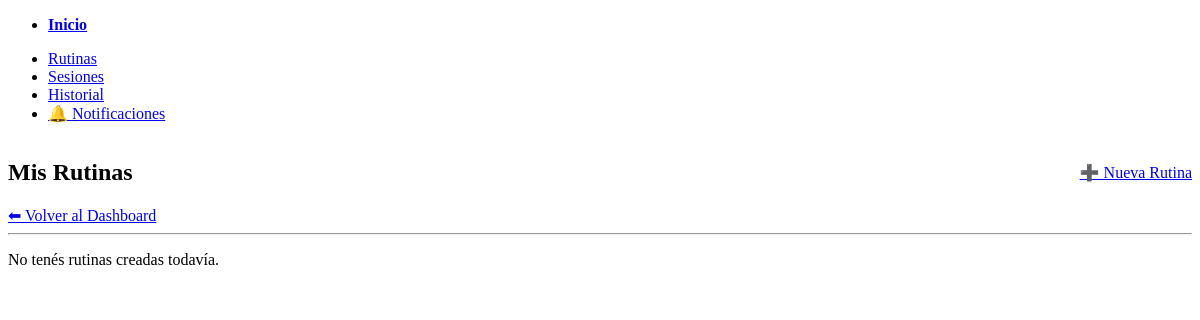
Page /routines/ (signed in) on the earlier database version.
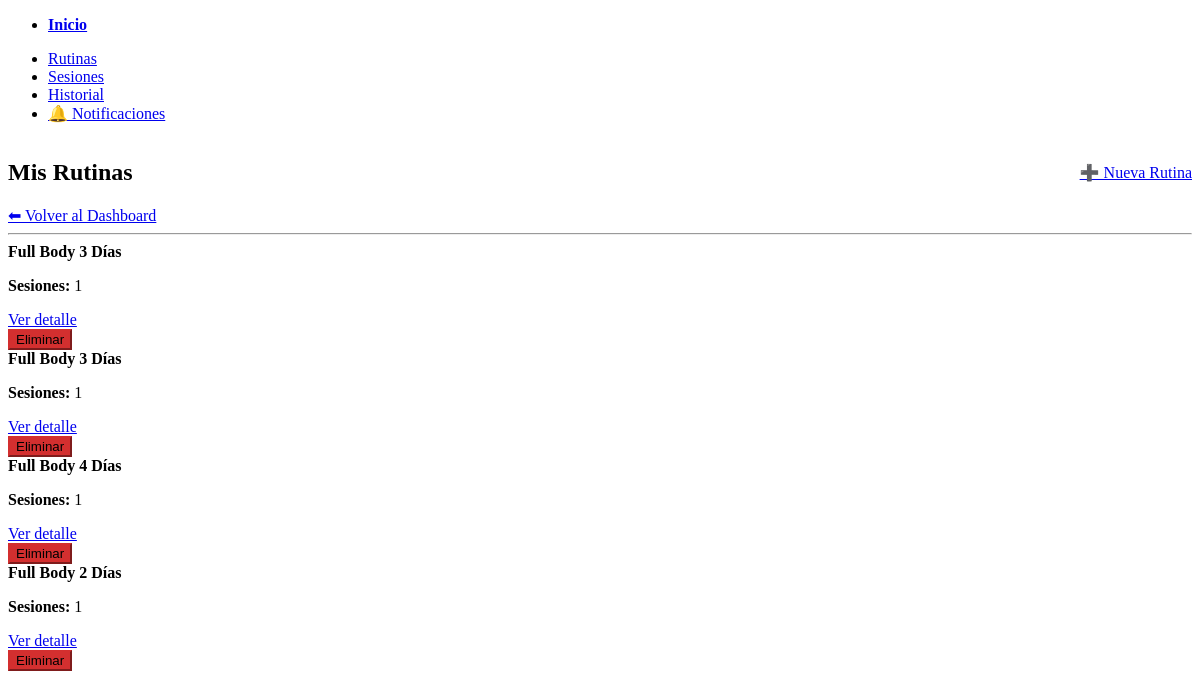
Same page on the later database version.
### app/models/fitness.py (models this page shows)
class Routine(Base):
    __tablename__ = "routines"
    id = Column(Integer, primary_key=True, index=True)
    name = Column(String, nullable=False)
    creator_id = Column(Integer, ForeignKey("users.id"), nullable=False)
    creator = relationship("User", back_populates="created_routines")
    plans = relationship("Plan", secondary=plans_routines, back_populates="routines")
    sessions = relationship(
        "Session", secondary=routines_sessions, back_populates="routines"
    )

### app/api/routes/routines.py (the view)
@router.get("/", response_class=HTMLResponse)
def list_routines(
    request: Request,
    db: db_Session = Depends(get_db),
    current_user: User = Depends(get_current_user),
):
    routines = db.query(Routine).filter(Routine.creator_id == current_user.id).all()
    return templates.TemplateResponse(
        "routine_list.html", {"request": request, "routines": routines}
    )

### app/templates/routine_list.html (shortened to what this page needs)
{% extends "base.html" %}
{% block content %}
<div style="display: flex; justify-content: space-between; align-items: center;">
    <h2>Mis Rutinas</h2>
    <a href="/routines/new" role="button">➕ Nueva Rutina</a>
</div>
<a href="/dashboard">⬅ Volver al Dashboard</a>
<hr>
{% if not routines %}
    <p>No tenés rutinas creadas todavía.</p>
{% endif %}
<div class="grid">
{% for routine in routines %}
    <article>
        <header>
            <strong>{{ routine.name }}</strong>
        </header>
        <p><strong>Sesiones:</strong> {{ routine.sessions|length }}</p>
        <footer>
            <div role="group">
                <a href="/routines/{{ routine.id }}" role="button" class="secondary outline">Ver detalle</a>
                <form method="post" action="/routines/{{ routine.id }}/delete" style="margin: 0;">
                    <button type="submit" class="secondary" style="background-color:#d32f2f; border-color:#d32f2f;">
                        Eliminar
                    </button>
                </form>
            </div>
        </footer>
    </article>
{% endfor %}
</div>
{% endblock %}

Differences in the rows shown:
added Routine: name "Full Body 3 Días", sessions|length "1"
added Routine: name "Full Body 3 Días", sessions|length "1"
added Routine: name "Full Body 4 Días", sessions|length "1"
added Routine: name "Full Body 2 Días", sessions|length "1"
Other differences:
text no longer shown: "No tenés rutinas creadas todavía."
